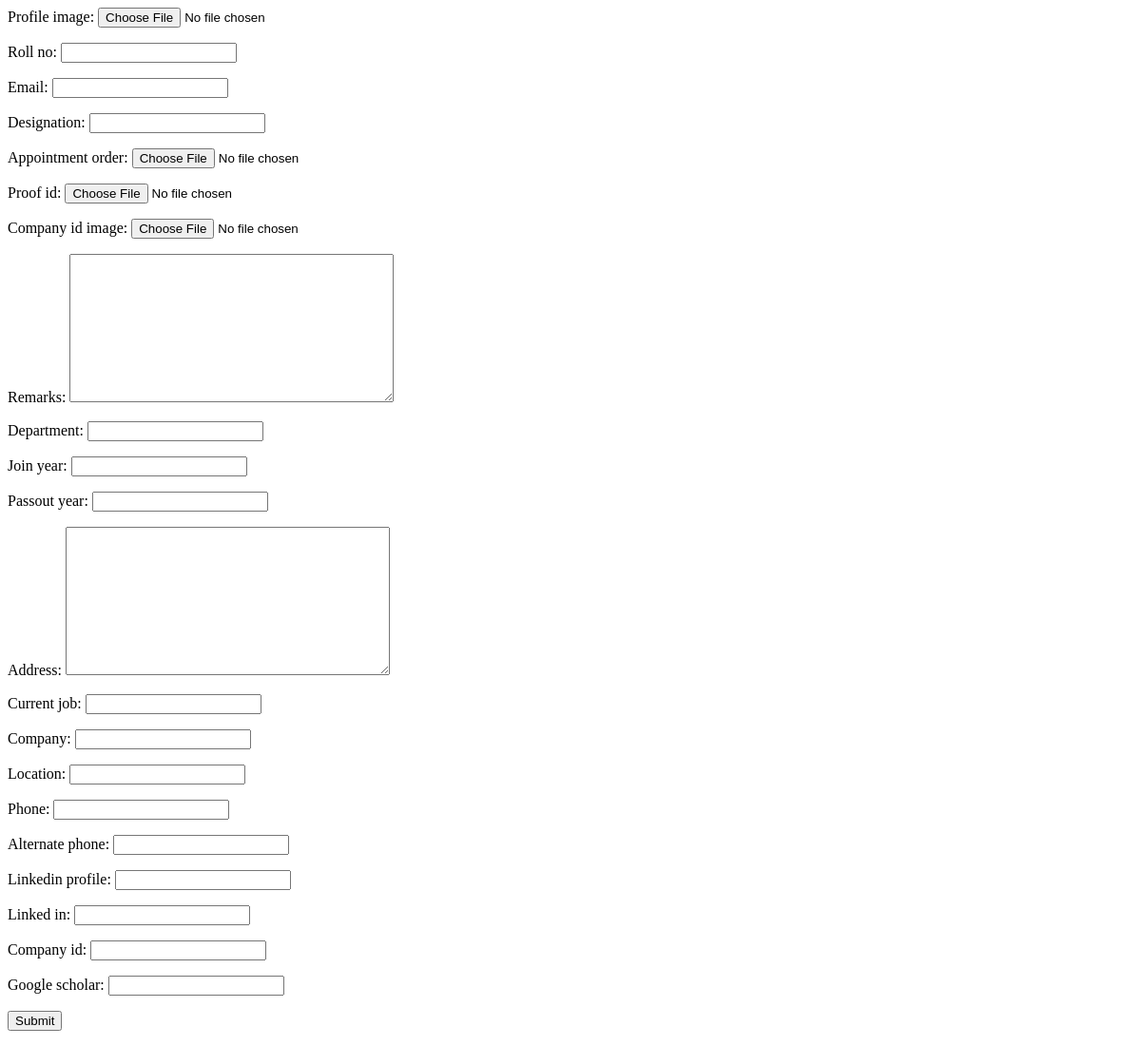
Before: /alumni_app/edit-profile/ (signed in) with the older database file.
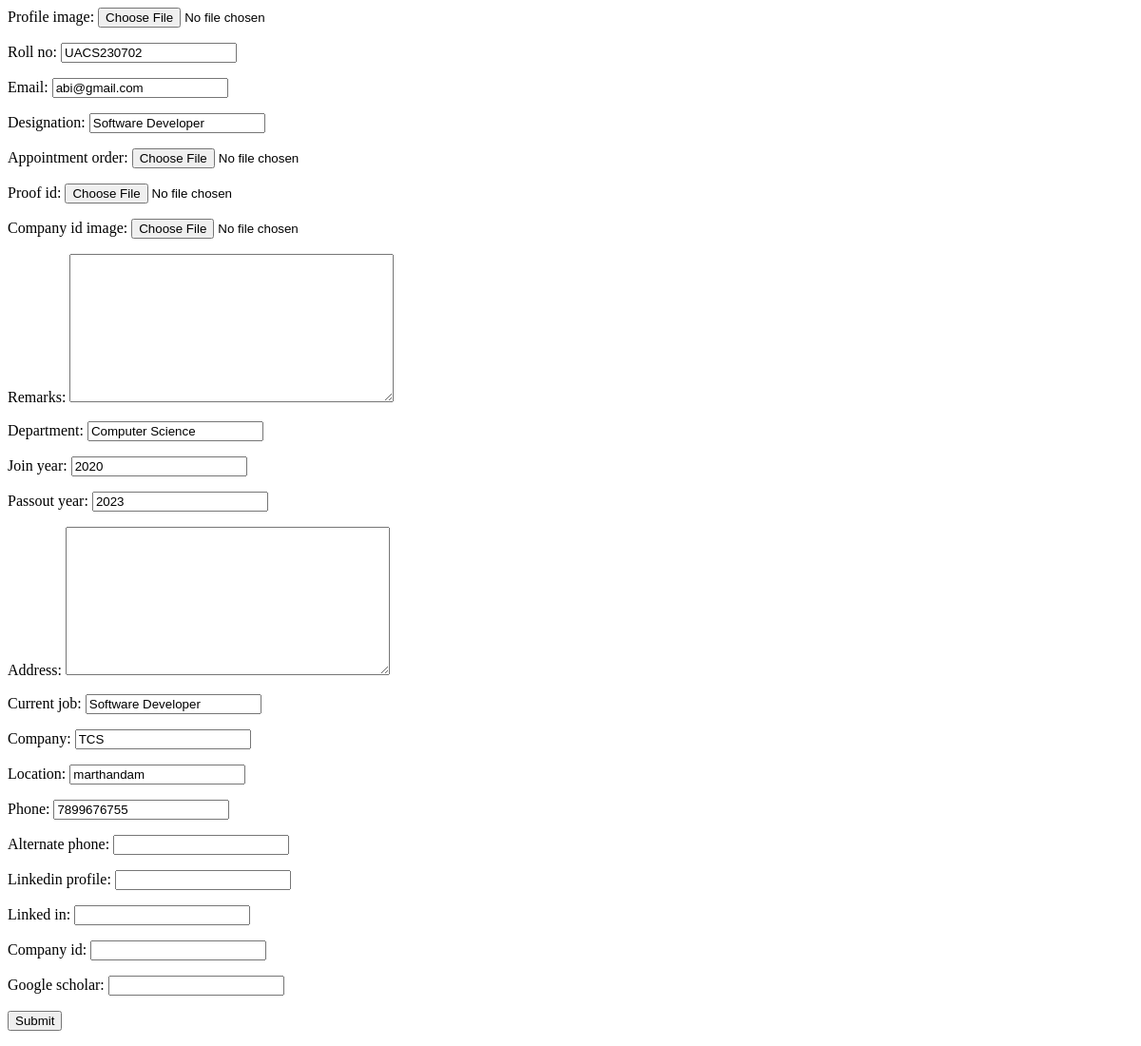
After: the same page with the newer database file.
### Alumni_app/models.py (models this page shows, shortened)
class Profile(models.Model):
    user = models.OneToOneField(User, on_delete=models.CASCADE)
    role = models.CharField(
        max_length=10,
        default='alumni',
        blank=True, null=True
    )
    profile_image = models.ImageField(upload_to='profiles/', blank=True, null=True)
    roll_no = models.CharField(max_length=20, blank=True, null=True)
    email = models.EmailField(max_length=254, blank=True, null=True)
    designation = models.CharField(max_length=150, blank=True, null=True)
    appointment_order = models.FileField(upload_to="appointment_orders/", blank=True, null=True)
    proof_id = models.FileField(upload_to="id", max_length=100, blank=True, null=True)
    company_id_image = models.FileField(upload_to="company_id/", max_length=100, blank=True, null=True)
    remarks = models.TextField(blank=True, null=True)
    department = models.CharField(max_length=100, blank=True, null=True)
    join_year = models.IntegerField(blank=True, null=True)
    passout_year = models.IntegerField(blank=True, null=True)
    address = models.TextField(blank=True, null=True)
    current_job = models.CharField(max_length=100, blank=True, null=True)
    company = models.CharField(max_length=100, blank=True, null=True)
    location = models.CharField(max_length=100, blank=True, null=True)
    phone = models.CharField(max_length=15, blank=True, null=True)
    alternate_phone = models.CharField(max_length=15, blank=True, null=True)
    linkedin_profile = models.URLField(blank=True, null=True)
    linked_in = models.URLField(max_length=200, blank=True, null=True)
    company_id = models.URLField(max_length=200, blank=True, null=True)
    google_scholar = models.URLField(max_length=200, blank=True, null=True)
    created_at = models.DateTimeField(auto_now=False, auto_now_add=True, null=True, blank=True)

### Alumni_app/views.py (the view)
# urls.py: path("edit-profile/", views.edit_profile, name="edit_profile"),
@login_required
def edit_profile(request):
    profile, created = Profile.objects.get_or_create(user=request.user)
    if request.method == "POST":
        form = EditProfile(request.POST, request.FILES, instance=profile)
        if form.is_valid():
            form.save()
            messages.success(request, "Profile updated successfully.")
            return redirect("alumni_dashboard")
        else:
            print(form.errors)
    else:
        form = EditProfile(instance=profile)
    return render(request, "edit_profile.html", {"form": form})

### Alumni_app/forms.py
class EditProfile(forms.ModelForm):
    class Meta:
        model = Profile
        exclude = ["role","user"]

### Alumni_app/templates/edit_profile.html (shortened to what this page needs)
<form method="post" enctype="multipart/form-data">
    {% for field in form %}
        <p>
            {{ field.label_tag }}
            {{ field }}
        </p>
    {% endfor %}
    <button type="submit">Submit</button>
</form>

Changed rows visible on the page:
changed Profile: roll_no (not shown) → "UACS230702"; email (not shown) → "abi@gmail.com"; designation (not shown) → "Software Developer"; department (not shown) → "Computer Science"; join_year (not shown) → "2020"; passout_year (not shown) → "2023"; current_job (not shown) → "Software Developer"; company (not shown) → "TCS"; location (not shown) → "marthandam"; phone (not shown) → "7899676755"
